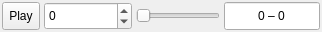
<?xml version="1.0" encoding="UTF-8"?>
<ui version="4.0">
 <class>TimelineView</class>
 <widget class="QWidget" name="timelineView">
  <property name="sizePolicy">
   <sizepolicy hsizetype="Preferred" vsizetype="Fixed">
    <horstretch>0</horstretch>
    <verstretch>0</verstretch>
   </sizepolicy>
  </property>
  <property name="minimumSize">
   <size>
    <width>0</width>
    <height>32</height>
   </size>
  </property>
  <property name="maximumSize">
   <size>
    <width>16777215</width>
    <height>32</height>
   </size>
  </property>
  <property name="DockWidget" stdset="0">
   <bool>true</bool>
  </property>
  <layout class="QHBoxLayout" name="timelineLayout">
   <property name="spacing">
    <number>4</number>
   </property>
   <property name="leftMargin">
    <number>2</number>
   </property>
   <property name="topMargin">
    <number>0</number>
   </property>
   <property name="rightMargin">
    <number>2</number>
   </property>
   <property name="bottomMargin">
    <number>0</number>
   </property>
   <item>
    <widget class="QToolButton" name="timelinePlay">
     <property name="minimumSize">
      <size>
       <width>0</width>
       <height>28</height>
      </size>
     </property>
     <property name="maximumSize">
      <size>
       <width>16777215</width>
       <height>28</height>
      </size>
     </property>
     <property name="text">
      <string>Play</string>
     </property>
     <property name="checkable">
      <bool>true</bool>
     </property>
     <property name="toolTip">
      <string>Play or pause the stage animation</string>
     </property>
    </widget>
   </item>
   <item>
    <widget class="QSpinBox" name="timelineFrame">
     <property name="minimumSize">
      <size>
       <width>88</width>
       <height>28</height>
      </size>
     </property>
     <property name="maximumSize">
      <size>
       <width>88</width>
       <height>28</height>
      </size>
     </property>
     <property name="minimum">
      <number>-1000000</number>
     </property>
     <property name="maximum">
      <number>1000000</number>
     </property>
     <property name="keyboardTracking">
      <bool>false</bool>
     </property>
     <property name="toolTip">
      <string>Current time code</string>
     </property>
    </widget>
   </item>
   <item>
    <widget class="stageviz::TimelineSlider" name="timelineSlider">
     <property name="sizePolicy">
      <sizepolicy hsizetype="Expanding" vsizetype="Fixed">
       <horstretch>0</horstretch>
       <verstretch>0</verstretch>
      </sizepolicy>
     </property>
     <property name="minimumSize">
      <size>
       <width>0</width>
       <height>28</height>
      </size>
     </property>
     <property name="maximumSize">
      <size>
       <width>16777215</width>
       <height>28</height>
      </size>
     </property>
     <property name="DockWidget" stdset="0">
      <bool>true</bool>
     </property>
     <property name="orientation">
      <enum>Qt::Orientation::Horizontal</enum>
     </property>
     <property name="tickPosition">
      <enum>QSlider::TickPosition::NoTicks</enum>
     </property>
     <property name="toolTip">
      <string>Drag to scrub the stage animation</string>
     </property>
    </widget>
   </item>
   <item>
    <widget class="QLineEdit" name="timelineRange">
     <property name="sizePolicy">
      <sizepolicy hsizetype="Fixed" vsizetype="Fixed">
       <horstretch>0</horstretch>
       <verstretch>0</verstretch>
      </sizepolicy>
     </property>
     <property name="minimumSize">
      <size>
       <width>96</width>
       <height>28</height>
      </size>
     </property>
     <property name="maximumSize">
      <size>
       <width>96</width>
       <height>28</height>
      </size>
     </property>
     <property name="readOnly">
      <bool>true</bool>
     </property>
     <property name="text">
      <string>0 – 0</string>
     </property>
     <property name="alignment">
      <set>Qt::AlignmentFlag::AlignCenter</set>
     </property>
     <property name="toolTip">
      <string>Animation start and end frames</string>
     </property>
    </widget>
   </item>
  </layout>
 </widget>
 <customwidgets>
  <customwidget>
   <class>stageviz::TimelineSlider</class>
   <extends>QSlider</extends>
   <header>timelineslider.h</header>
  </customwidget>
 </customwidgets>
 <resources/>
 <connections/>
</ui>
